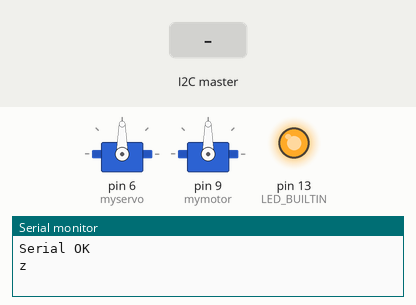
This sketch was run on a simulated Arduino Uno, built with avr-gcc and run on an emulated ATmega328P. Shown: 2 × servo, output pins drawn as LEDs (lit = HIGH), the last lines printed to the serial monitor. Inputs (shaded band) come from the test bench.

Above: at 0.1 s.
At 6.2 s:
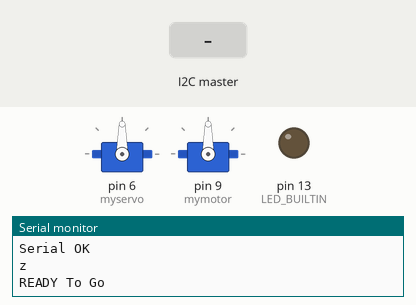
6.3 s: the I2C master sends "v"
Timing chart, 0 to 9.3 s (numbered marks = the images above; inputs shaded):
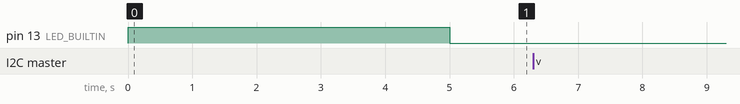

The sketch:

ServoCommand.ino
```cpp
// Servo  initialiser a 90 et apres +- 25° de débatement
// marche arriere 25 max a 70 min
// marche avant  150 max a 115 min

#include <Servo.h>
#include <Wire.h>

Servo myservo;  // create servo object to control a servo
int ANGLE_MIN=-20;
int ANGLE_MAX=20;
Servo mymotor;
int REAR_MIN =70;
int REAR_MAX =25;
int FRONT_MIN =115;
int FRONT_MAX =150;

//données I2C
char c ='z';
int x = 0;

int cons_vitesse=0;
int cons_angle=0;

void setup() {
  myservo.attach(6);  // attaches the servo on pin 9 to the servo object
  mymotor.attach(9);  // attaches the servo on pin 9 to the servo object
  myservo.write(90);
  Serial.begin(9600);
  Serial.println("Serial OK");
  Serial.println(c);
  //attente init controleur
  pinMode(LED_BUILTIN, OUTPUT);
  digitalWrite(LED_BUILTIN, HIGH);
  delay(5000);
  digitalWrite(LED_BUILTIN, LOW);

  //I2C
  Wire.setClock(100000);
  Wire.begin(8);                // join i2c bus with address #8
  Wire.onReceive(receiveEvent); // register event

  Serial.println("READY To Go");
}

void loop() {
delay(10);

  if (c =='v'){cons_vitesse=map(x,0,254,REAR_MAX,FRONT_MAX); c ='z';
    Serial.print("cons Speed = "); Serial.println(cons_vitesse);
    Serial.print(" et cons teta = "); Serial.println(cons_angle);
    mymotor.write(cons_vitesse);}
  else if (c == 'a' ){cons_angle=map(x,0,254,ANGLE_MIN,ANGLE_MAX);
                        c ='z';
    Serial.print("cons Speed = "); Serial.print(cons_vitesse);
    Serial.print(" et cons teta = "); Serial.println(cons_angle);
    myservo.write(cons_angle);  }


//      if (cons_vitesse==0) {vitesse=0;}
//      else if (cons_vitesse<0){vitesse = int(70+ cons_vitesse*40/100);}
//      else if (cons_vitesse>0){vitesse = int (110+cons_vitesse*30/100);}
//      mymotor.write(vitesse);
//      Serial.print("Speed = "); Serial.println(vitesse);
//      if (cons_angle>25) {angle=25;}
//      else if (cons_angle<-25) {angle=-25;}
//      else {angle=cons_angle;}
//      myservo.write(90+angle);
//      Serial.print("teta = "); Serial.println(angle);
//       }
//  delay(20);

}


// function that executes whenever data is received from master
// this function is registered as an event, see setup()
void receiveEvent(int howMany) {
  while (1 < Wire.available()) { // loop through all but the last
    c = char(Wire.read()); // receive byte as a character
    Serial.print(c);       // print the character
  }
  x = Wire.read();    // receive byte as an integer
  Serial.println(x);         // print the integer
}
```
